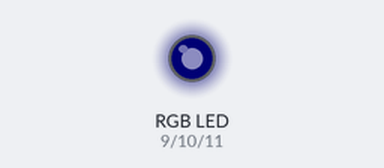
A sketch run on a simulated Arduino Uno, built with avr-gcc and run on an emulated ATmega328P. On the bench: an RGB LED mixed from three pins (HIGH = lit). Dim RGB values are drawn brighter than linear.

Above: at 0.15 s.
At 20.07 s:
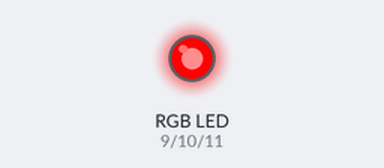
Timing chart, 0 to 20.1 s (numbered marks = the images above):
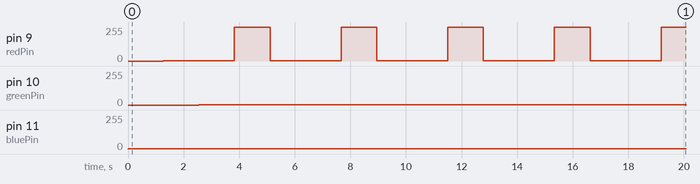

The sketch:

blink_3_led.ino
```cpp
/*
* Code for cross-fading 3 LEDs, red, green and blue, or one tri-color LED, using PWM
* The program cross-fades slowly from red to green, green to blue, and blue to red
* The debugging code assumes Arduino 0004, as it uses the new Serial.begin()-style functions
* Clay Shirky <clay.shirky@nyu.edu>
*
* 09/08/2021 - Light modifications. Zeke Medley <zekemedley@berkeley.edu>
*/

// Red LED, connected to digital pin 9
const int redPin   = 9;
// Green LED, connected to digital pin 10
const int greenPin = 10;
// Blue LED,  connected to digital pin 11
const int bluePin  = 11;

// Variables to store the values to send to the pins.
// Initial values are Red full, Green and Blue off.
int redVal   = 255;
int greenVal = 1;
int blueVal  = 1;

// Tracks how many 'steps' into our fade we are.
unsigned i = 0;
// The number of ms to wait between steps in the fade. Smaller values will result
// In a faster fade.
const int wait = 5;
// Determines if debug information should be printed to the serial monitor.
const bool DEBUG = false;

void setup() {
  pinMode(redPin,   OUTPUT);
  pinMode(greenPin, OUTPUT);
  pinMode(bluePin,  OUTPUT);

  // If we are debugging open a serial connection.
  if (DEBUG) {
    Serial.begin(9600);
  }
}

void loop() {
  i += 1;
  if (i < 255) {
    redVal   -= 1; // Red down
    greenVal += 1; // Green up
    blueVal   = 1; // Blue low
  } else if (i < 509) {
    redVal    = 1; // Red low
    greenVal -= 1; // Green down
    blueVal  += 1; // Blue up
  } else if (i < 763) {
    redVal  += 1; // Red up
    greenVal = 1; // Green low
    blueVal -= 1; // Blue down
  } else {
    i = 0;
  }

  analogWrite(redPin,   redVal);
  analogWrite(greenPin, greenVal);
  analogWrite(bluePin,  blueVal);

  if (DEBUG) {
    // Print debug information ~10 loops.
    // `%` here means 'modulo'.
    if (i % 10 == 0)
    {
      Serial.print(i);       // Serial commands in 0004 style
      Serial.print("\t");    // Print a tab
      Serial.print("R:");    // Indicate that output is red value
      Serial.print(redVal);  // Print red value
      Serial.print("\t");    // Print a tab
      Serial.print("G:");    // Repeat for green and blue...
      Serial.print(greenVal);
      Serial.print("\t");
      Serial.print("B:");
      Serial.println(blueVal); // println, to end with a new line
    }
  }

  delay(wait); // Pause for 'wait' milliseconds before resuming the loop
}
```

Measured:
- by itself, pin 9 (redPin): alternates 255/255 for 1.3 s and 1/255 for 2.6 s
- by itself, pin 10 (greenPin): 0/255 → 1/255 at 2.6 s
- by itself, pin 11 (bluePin): 0/255 → 1/255 at 0.00 s
